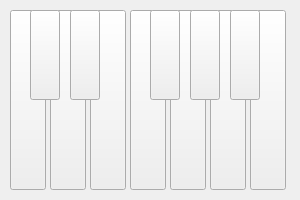
         <widget class="QFrame" name="frame_octave_4">
          <property name="sizePolicy">
           <sizepolicy hsizetype="Preferred" vsizetype="Fixed">
            <horstretch>0</horstretch>
            <verstretch>0</verstretch>
           </sizepolicy>
          </property>
          <property name="minimumSize">
           <size>
            <width>300</width>
            <height>200</height>
           </size>
          </property>
          <property name="maximumSize">
           <size>
            <width>300</width>
            <height>200</height>
           </size>
          </property>
          <property name="focusPolicy">
           <enum>Qt::NoFocus</enum>
          </property>
          <property name="frameShape">
           <enum>QFrame::NoFrame</enum>
          </property>
          <property name="lineWidth">
           <number>0</number>
          </property>
          <widget class="QPushButton" name="pushButton_C4">
           <property name="geometry">
            <rect>
             <x>10</x>
             <y>10</y>
             <width>36</width>
             <height>180</height>
            </rect>
           </property>
           <property name="sizePolicy">
            <sizepolicy hsizetype="Fixed" vsizetype="Fixed">
             <horstretch>0</horstretch>
             <verstretch>0</verstretch>
            </sizepolicy>
           </property>
           <property name="minimumSize">
            <size>
             <width>36</width>
             <height>180</height>
            </size>
           </property>
           <property name="maximumSize">
            <size>
             <width>36</width>
             <height>180</height>
            </size>
           </property>
           <property name="focusPolicy">
            <enum>Qt::NoFocus</enum>
           </property>
           <property name="text">
            <string/>
           </property>
          </widget>
          <widget class="QPushButton" name="pushButton_E4">
           <property name="geometry">
            <rect>
             <x>90</x>
             <y>10</y>
             <width>36</width>
             <height>180</height>
            </rect>
           </property>
           <property name="sizePolicy">
            <sizepolicy hsizetype="Fixed" vsizetype="Fixed">
             <horstretch>0</horstretch>
             <verstretch>0</verstretch>
            </sizepolicy>
           </property>
           <property name="minimumSize">
            <size>
             <width>36</width>
             <height>180</height>
            </size>
           </property>
           <property name="maximumSize">
            <size>
             <width>36</width>
             <height>180</height>
            </size>
           </property>
           <property name="focusPolicy">
            <enum>Qt::NoFocus</enum>
           </property>
           <property name="text">
            <string/>
           </property>
          </widget>
          <widget class="QPushButton" name="pushButton_C4s">
           <property name="geometry">
            <rect>
             <x>30</x>
             <y>10</y>
             <width>30</width>
             <height>90</height>
            </rect>
           </property>
           <property name="sizePolicy">
            <sizepolicy hsizetype="Fixed" vsizetype="Fixed">
             <horstretch>0</horstretch>
             <verstretch>0</verstretch>
            </sizepolicy>
           </property>
           <property name="minimumSize">
            <size>
             <width>30</width>
             <height>90</height>
            </size>
           </property>
           <property name="maximumSize">
            <size>
             <width>30</width>
             <height>90</height>
            </size>
           </property>
           <property name="focusPolicy">
            <enum>Qt::NoFocus</enum>
           </property>
           <property name="text">
            <string/>
           </property>
          </widget>
          <widget class="QPushButton" name="pushButton_D4s">
           <property name="geometry">
            <rect>
             <x>70</x>
             <y>10</y>
             <width>30</width>
             <height>90</height>
            </rect>
           </property>
           <property name="sizePolicy">
            <sizepolicy hsizetype="Fixed" vsizetype="Fixed">
             <horstretch>0</horstretch>
             <verstretch>0</verstretch>
            </sizepolicy>
           </property>
           <property name="minimumSize">
            <size>
             <width>30</width>
             <height>90</height>
            </size>
           </property>
           <property name="maximumSize">
            <size>
             <width>30</width>
             <height>90</height>
            </size>
           </property>
           <property name="focusPolicy">
            <enum>Qt::NoFocus</enum>
           </property>
           <property name="text">
            <string/>
           </property>
          </widget>
          <widget class="QPushButton" name="pushButton_D4">
           <property name="geometry">
            <rect>
             <x>50</x>
             <y>10</y>
             <width>36</width>
             <height>180</height>
            </rect>
           </property>
           <property name="sizePolicy">
            <sizepolicy hsizetype="Fixed" vsizetype="Fixed">
             <horstretch>0</horstretch>
             <verstretch>0</verstretch>
            </sizepolicy>
           </property>
           <property name="minimumSize">
            <size>
             <width>36</width>
             <height>180</height>
            </size>
           </property>
           <property name="maximumSize">
            <size>
             <width>36</width>
             <height>180</height>
            </size>
           </property>
           <property name="focusPolicy">
            <enum>Qt::NoFocus</enum>
           </property>
           <property name="text">
            <string/>
           </property>
          </widget>
          <widget class="QPushButton" name="pushButton_F4">
           <property name="geometry">
            <rect>
             <x>130</x>
             <y>10</y>
             <width>36</width>
             <height>180</height>
            </rect>
           </property>
           <property name="sizePolicy">
            <sizepolicy hsizetype="Fixed" vsizetype="Fixed">
             <horstretch>0</horstretch>
             <verstretch>0</verstretch>
            </sizepolicy>
           </property>
           <property name="minimumSize">
            <size>
             <width>36</width>
             <height>180</height>
            </size>
           </property>
           <property name="maximumSize">
            <size>
             <width>36</width>
             <height>180</height>
            </size>
           </property>
           <property name="focusPolicy">
            <enum>Qt::NoFocus</enum>
           </property>
           <property name="text">
            <string/>
           </property>
          </widget>
          <widget class="QPushButton" name="pushButton_G4">
           <property name="geometry">
            <rect>
             <x>170</x>
             <y>10</y>
             <width>36</width>
             <height>180</height>
            </rect>
           </property>
           <property name="sizePolicy">
            <sizepolicy hsizetype="Fixed" vsizetype="Fixed">
             <horstretch>0</horstretch>
             <verstretch>0</verstretch>
            </sizepolicy>
           </property>
           <property name="minimumSize">
            <size>
             <width>36</width>
             <height>180</height>
            </size>
           </property>
           <property name="maximumSize">
            <size>
             <width>36</width>
             <height>180</height>
            </size>
           </property>
           <property name="focusPolicy">
            <enum>Qt::NoFocus</enum>
           </property>
           <property name="text">
            <string/>
           </property>
          </widget>
          <widget class="QPushButton" name="pushButton_F4s">
           <property name="geometry">
            <rect>
             <x>150</x>
             <y>10</y>
             <width>30</width>
             <height>90</height>
            </rect>
           </property>
           <property name="sizePolicy">
            <sizepolicy hsizetype="Fixed" vsizetype="Fixed">
             <horstretch>0</horstretch>
             <verstretch>0</verstretch>
            </sizepolicy>
           </property>
           <property name="minimumSize">
            <size>
             <width>30</width>
             <height>90</height>
            </size>
           </property>
           <property name="maximumSize">
            <size>
             <width>30</width>
             <height>90</height>
            </size>
           </property>
           <property name="focusPolicy">
            <enum>Qt::NoFocus</enum>
           </property>
           <property name="text">
            <string/>
           </property>
          </widget>
          <widget class="QPushButton" name="pushButton_A4">
           <property name="geometry">
            <rect>
             <x>210</x>
             <y>10</y>
             <width>36</width>
             <height>180</height>
            </rect>
           </property>
           <property name="sizePolicy">
            <sizepolicy hsizetype="Fixed" vsizetype="Fixed">
             <horstretch>0</horstretch>
             <verstretch>0</verstretch>
            </sizepolicy>
           </property>
           <property name="minimumSize">
            <size>
             <width>36</width>
             <height>180</height>
            </size>
           </property>
           <property name="maximumSize">
            <size>
             <width>36</width>
             <height>180</height>
            </size>
           </property>
           <property name="focusPolicy">
            <enum>Qt::NoFocus</enum>
           </property>
           <property name="text">
            <string/>
           </property>
          </widget>
          <widget class="QPushButton" name="pushButton_B4">
           <property name="geometry">
            <rect>
             <x>250</x>
             <y>10</y>
             <width>36</width>
             <height>180</height>
            </rect>
           </property>
           <property name="sizePolicy">
            <sizepolicy hsizetype="Fixed" vsizetype="Fixed">
             <horstretch>0</horstretch>
             <verstretch>0</verstretch>
            </sizepolicy>
           </property>
           <property name="minimumSize">
            <size>
             <width>36</width>
             <height>180</height>
            </size>
           </property>
           <property name="maximumSize">
            <size>
             <width>36</width>
             <height>180</height>
            </size>
           </property>
           <property name="focusPolicy">
            <enum>Qt::NoFocus</enum>
           </property>
           <property name="text">
            <string/>
           </property>
          </widget>
          <widget class="QPushButton" name="pushButton_G4s">
           <property name="geometry">
            <rect>
             <x>190</x>
             <y>10</y>
             <width>30</width>
             <height>90</height>
            </rect>
           </property>
           <property name="sizePolicy">
            <sizepolicy hsizetype="Fixed" vsizetype="Fixed">
             <horstretch>0</horstretch>
             <verstretch>0</verstretch>
            </sizepolicy>
           </property>
           <property name="minimumSize">
            <size>
             <width>30</width>
             <height>90</height>
            </size>
           </property>
           <property name="maximumSize">
            <size>
             <width>30</width>
             <height>90</height>
            </size>
           </property>
           <property name="focusPolicy">
            <enum>Qt::NoFocus</enum>
           </property>
           <property name="text">
            <string/>
           </property>
          </widget>
          <widget class="QPushButton" name="pushButton_A4s">
           <property name="geometry">
            <rect>
             <x>230</x>
             <y>10</y>
             <width>30</width>
             <height>90</height>
            </rect>
           </property>
           <property name="sizePolicy">
            <sizepolicy hsizetype="Fixed" vsizetype="Fixed">
             <horstretch>0</horstretch>
             <verstretch>0</verstretch>
            </sizepolicy>
           </property>
           <property name="minimumSize">
            <size>
             <width>30</width>
             <height>90</height>
            </size>
           </property>
           <property name="maximumSize">
            <size>
             <width>30</width>
             <height>90</height>
            </size>
           </property>
           <property name="focusPolicy">
            <enum>Qt::NoFocus</enum>
           </property>
           <property name="text">
            <string/>
           </property>
          </widget>
          <zorder>pushButton_C4</zorder>
          <zorder>pushButton_E4</zorder>
          <zorder>pushButton_D4</zorder>
          <zorder>pushButton_F4</zorder>
          <zorder>pushButton_G4</zorder>
          <zorder>pushButton_F4s</zorder>
          <zorder>pushButton_A4</zorder>
          <zorder>pushButton_B4</zorder>
          <zorder>pushButton_G4s</zorder>
          <zorder>pushButton_A4s</zorder>
          <zorder>pushButton_D4s</zorder>
          <zorder>pushButton_C4s</zorder>
         </widget>
